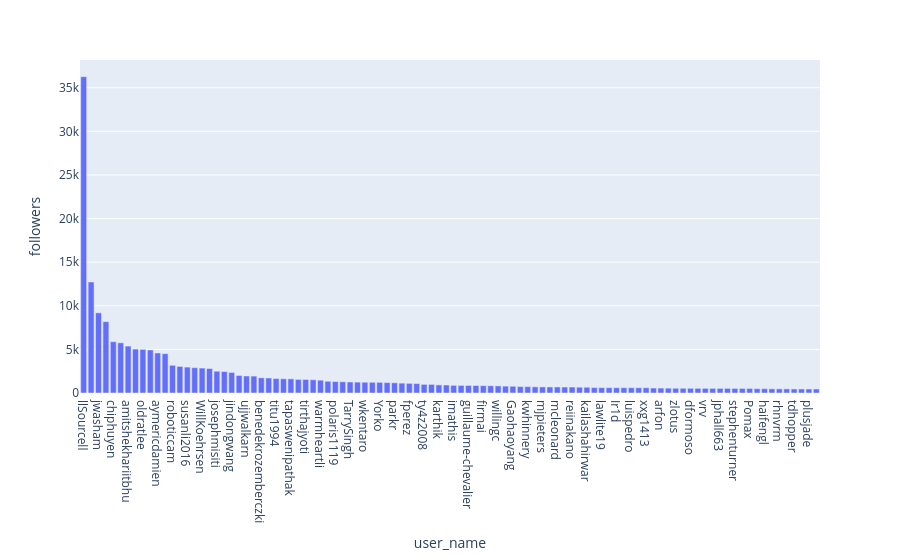

Here is the notebook cell this chart was saved with:
### Code cell
top_followers = new_profile.sort_values(by="followers", axis=0, ascending=False)[:100]

fig = px.bar(
    top_followers,
    x="user_name",
    y="followers",
)

fig.show()

### Figure 1 — Plotly figure (JSON) as saved in the notebook; plotly's stock layout.template omitted (floating-point values rounded to 4 significant figures)
{"data": [{"alignmentgroup": "True", "hovertemplate": "user_name=%{x}<br>followers=%{y}<extra></extra>", "legendgroup": "", "marker": {"color": "#636efa", "pattern": {"shape": ""}}, "name": "", "offsetgroup": "", "orientation": "v", "showlegend": false, "textposition": "auto", "type": "bar", "x": ["llSourcell", "rasbt", "jwasham", "fengdu78", "chiphuyen", "justmarkham", "amitshekhariitbhu", "rhiever", "oldratlee", "trekhleb", "aymericdamien", "wepe", "roboticcam", "soulmachine", "susanli2016", "Jack-Cherish", "WillKoehrsen", "lazyprogrammer", "josephmisiti", "SamyPesse", "jindongwang", "bamos", "ujjwalkarn", "terrytangyuan", "benedekrozemberczki", "dipanjanS", "titu1994", "imhuay", "tapaswenipathak", "afshinea", "tirthajyoti", "woliveiras", "warmheartli", "cezannec", "polaris1119", "philips", "TarrySingh", "abhshkdz", "wkentaro", "layumi", "Yorko", "ZuzooVn", "parkr", "ljpzzz", "fperez", "RedstoneWill", "ty4z2008", "shuhuai007", "karthik", "aleju", "imathis", "liancheng", "guillaume-chevalier", "k88hudson", "firmai", "JustFollowUs", "willingc", "shervinea", "Gaohaoyang", "sckott", "kwhinnery", "hamelsmu", "mjpieters", "frnsys", "mcleonard", "e9t", "reiinakano", "JJ", "kailashahirwar", "treyhunner", "lawlite19", "yuanxiaosc", "Ir1d", "tdunning", "luispedro", "Spandan-Madan", "xxg1413", "stefanv", "arfon", "dimpurr", "zlotus", "idf", "dformoso", "demidovakatya", "vrv", "lettier", "jphall663", "jessitron", "stephenturner", "mrry", "Pomax", "zotroneneis", "haifengl", "ddbourgin", "rhnvrm", "daviddao", "tdhopper", "shaoanlu", "plusjade", "Sophia-11"], "xaxis": "x", "y": [36270, 12725, 9193, 8184, 5884, 5757, 5380, 5035, 5002, 4934, 4589, 4508, 3175, 3046, 2970, 2902, 2859, 2809, 2495, 2461, 2355, 2010, 1952, 1938, 1742, 1724, 1657, 1631, 1621, 1558, 1550, 1521, 1470, 1348, 1311, 1287, 1262, 1245, 1235, 1227, 1222, 1192, 1169, 1127, 1104, 1083, 989, 985, 928, 917, 877, 870, 863, 858, 840, 832, 813, 786, 772, 737, 730, 707, 697, 693, 693, 684, 683, 663, 658, 624, 616, 612, 607, 606, 603, 603, 602, 567, 563, 556, 544, 541, 537, 533, 532, 531, 529, 529, 525, 522, 521, 493, 491, 477, 472, 472, 463, 460, 459, 458], "yaxis": "y"}], "layout": {"barmode": "relative", "legend": {"tracegroupgap": 0}, "margin": {"t": 60}, "xaxis": {"anchor": "y", "domain": [0, 1], "title": {"text": "user_name"}}, "yaxis": {"anchor": "x", "domain": [0, 1], "title": {"text": "followers"}}}}
